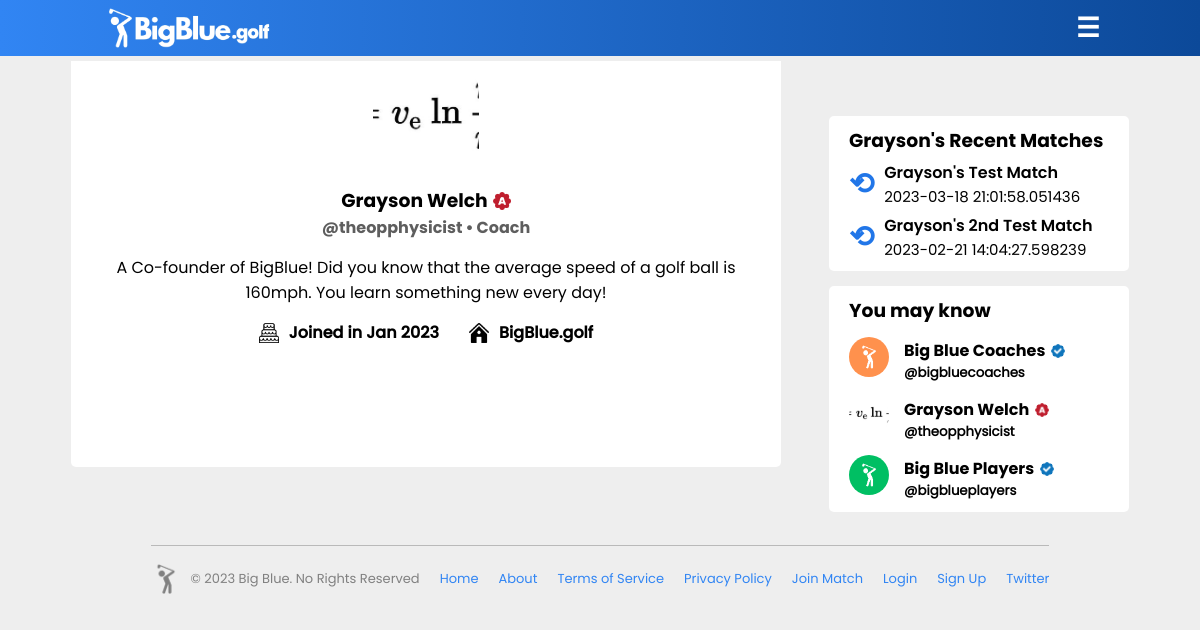
Screenshot of /profile/theopphysicist (signed in) with the database file from the repository.
### setup.py (models this page shows, shortened)
class users(db.Model):
    _id = db.Column("id", db.Integer, primary_key=True)
    name = db.Column(db.String(100))
    username = db.Column(db.String(50))
    password = db.Column(db.String(50))
    email = db.Column(db.String(100))
    rank = db.Column(db.String(10))
    gender = db.Column(db.String(10))
    bio = db.Column(db.String(500))
    team = db.Column(db.String(25))
    verified = db.Column(db.Integer)
    pic = db.Column(db.String)
    banner = db.Column(db.String)
    first_login = db.Column(db.DateTime, default="2022-06-03 03:15:12.433675")
    last_login = db.Column(db.DateTime, default="2022-06-03 03:15:12.433675")
    favored_courses = db.Column(db.String)

class match_archive(db.Model):
    _id = db.Column("id", db.Integer, primary_key=True)
    username = db.Column(db.String(100))
    filename = db.Column(db.String)
    date_added = db.Column()

### main.py (the view)
@app.route("/profile/<user>", methods=['GET', 'POST'])
def get_user_profile(user):
    try:
        found_user = users.query.filter_by(username=user).first()
        date_year = str(found_user.first_login)
        date_year = date_year[0:4]
        date = datetime.strptime(str(found_user.first_login), "%Y-%m-%d %H:%M:%S.%f")
        month_index = date.month
        list_of_months = ["Jan", "Feb", "Mar", "Apr", "May", "Jun", "Jul", "Aug", "Sep", "Oct", "Nov", "Dec"]
        month_name = list_of_months[month_index-1]
    except:
        return redirect(url_for('error', msg="Sorry, that user does not exist."))
    recent_matches = match_archive.query.filter_by(username=user).all()
    recent_matches = [(get_archived_match(thing.filename), thing.date_added) for thing in recent_matches]
    recent_matches = recent_matches[::-1]
    try:
        logged_in_user = users.query.filter_by(username=session['active_user'][0]).first()
        print(logged_in_user.name)
        if logged_in_user.username == user:
            return redirect(url_for('profile'))
        else:
            count = users.query.count()
            random_offset = randint(0, count - 1)
            random_offset2 = randint(0, count - 1)
            random_offset3 = randint(0, count - 1)
            random_user_one = users.query.offset(random_offset).limit(1).first()
            random_user_two = users.query.offset(random_offset2).limit(1).first()
            random_user_three = users.query.offset(random_offset3).limit(1).first()
            while (random_user_one._id == logged_in_user._id):
                random_offset = randint(0, count - 1)
                random_user_one = users.query.offset(random_offset).limit(1).first()
            while (random_user_two._id == random_user_one._id or random_user_two._id == logged_in_user._id):
                random_offset2 = randint(0, count - 1)
                random_user_two = users.query.offset(random_offset2).limit(1).first()
            while (random_user_three._id == random_user_one._id or random_user_three._id == random_user_two._id or random_user_three._id == logged_in_user._id):
                random_offset3 = randint(0, count - 1)
                random_user_three = users.query.offset(random_offset3).limit(1).first()
            random_users_list = [random_user_one, random_user_two, random_user_three]
    except:
        logged_in_user = None
        count = users.query.count()
        random_offset = randint(0, count - 1)
        random_offset2 = randint(0, count - 1)
        random_offset3 = randint(0, count - 1)
        random_user_one = users.query.offset(random_offset).limit(1).first()
        random_user_two = users.query.offset(random_offset2).limit(1).first()
        random_user_three = users.query.offset(random_offset3).limit(1).first()
        while (random_user_two._id == random_user_one._id):
            random_offset2 = randint(0, count - 1)
            random_user_two = users.query.offset(random_offset2).limit(1).first()
        while (random_user_three._id == random_user_one._id or random_user_three._id == random_user_two._id):
            random_offset3 = randint(0, count - 1)
            random_user_three = users.query.offset(random_offset3).limit(1).first()
        random_users_list = [random_user_one, random_user_two, random_user_three]
    return render_template("user_profile_page.html", month = month_name, recent_matches=recent_matches, year=date_year, random_users_list=random_users_list, data1=found_user, data=logged_in_user)

### main.py (called while the page is built)
def get_archived_match(filename):
    with open("static/archived_matches/" + str(filename) + "_ARCHIVE.json", "r") as file:
        file.seek(0)
        data = json.load(file)
        return data

### templates/user_profile_page.html (shortened to what this page needs)
{% if data.rank == 'coach' %}
    {% extends "indexcontentcoachlogin.html" %}
{% elif data.rank == 'player' %}
    {% extends "indexcontentplayerlogin.html" %}
{% else %}
    {% extends "indexcontent.html" %}
{% endif %}
{% block content %}
<link rel="stylesheet" href="{{ url_for('static', filename='styles/profiledashboard.css') }}">
    <div class="main-container-parent">
        <div class="main-container">
            <div class="profile-frame">
                <div class="banner-container">
                </div>
                <div class="profile-picture-container">
                    <img id="profilepicture" src="{{ url_for('static', filename='logo_graphics/user_photos/' + data1.pic) }}" alt="">
                </div>
                <div class="username-and-verification-container">
                    <h3>{{data1.name}}</h3>
                    {% if data1.verified == 1 %}
                        <img src="{{ url_for('static', filename='logo_graphics/normalverify.png') }}" alt="">
                    {% elif data1.verified == 2 %}
                        <img src="{{ url_for('static', filename='logo_graphics/verify.png') }}" alt="">
                    {% endif %}
                </div>
                <div class="username-and-rank-container">
                    <h4>@{{data1.username}}</h4>
                    <h4 id="divider">•</h4>
                    {% if data1.rank == "coach" %}
                        <h4>Coach</h4>
                    {% else %}
                        <h4>Player</h4>
                    {% endif %}
                </div>
                <div class="bio-container">
                    <p>{{data1.bio}}</p>
                </div>
                <div class="join-date-and-school-container">
                    <div class="join-date-container">
                        <img src="{{ url_for('static', filename='logo_graphics/cake.png') }}" alt="">
                        <h4 id="join-date">Joined in {{month }} {{ year }}</h4>
                    </div>
                    <div class="school-name-container">
                        <img id="school-icon"src="{{ url_for('static', filename='logo_graphics/schoolicon.png') }}" alt="">
                        <h4>{{data1.team}}</h4>
                    </div>
                </div>
            </div>
            <div class="suggested-users-and-recent-matches">
                <div class="recent-matches">
                    {% if recent_matches|length != 0 %}
                        <h3>{{(data1.name).split(' ')[0]}}'s Recent Matches</h3>
                            {% for match in recent_matches[:2] %}
                                <a href="/spectator_match_view/{{match[0]['match_info']['id']}}" class="recent-match-container">
                                    <div class="reload-icon">
                                        <h1>⟲</h1>
                                    </div>
                                    <div class="past-match-info">
                                        <h4>{{match[0]["match_info"]["match_name"]}}</h4>
                                        <p color="blue">{{match[1]}}</p>
                                    </div>
                                </a>
                            {% endfor %}
                    {% else %}
                        <h3>{{(data1.name).split(' ')[0]}}'s Recent Matches</h3>
                        <img id="no_recent_matches_graphic" src="{{ url_for('static', filename='logo_graphics/no_recent_matches_graphic.png') }}" alt="">
                        <h5 id="no_matches_yet">no recent matches yet</h5>
                    {% endif %}
                </div>
                <div class="suggested-users">
                    <h3>You may know</h3>
                    {% for i in random_users_list %}
                        <div class="random-user-one">
                            <a href="/profile/{{i.username}}">
                                <div>
                                    <img src="{{ url_for('static', filename='logo_graphics/user_photos/' + i.pic) }}" alt="">
                                </div>
                                <div>
                                    <div class="name-and-verification">
                                        <h4 id="suggested-name">{{i.name}}</h4>
                                        {% if i.verified == 1 %}
                                            <img id="checkmark" src="{{ url_for('static', filename='logo_graphics/normalverify.png') }}" alt="">
                                        {% elif i.verified == 2 %}
                                            <img id="checkmark" src="{{ url_for('static', filename='logo_graphics/verify.png') }}" alt="">
                                        {% endif %}
                                    </div>
                                    <h5 id="suggested-username">@{{i.username}}</h5>
                                </div>
                            </a>
                        </div>
                    {% endfor %}
                </div>
            </div>
        </div>
    </div>
{% endblock %}

### static/styles/profiledashboard.css (style rules this page uses)
* { padding: 0; margin: 0; box-sizing: border-box; font-family: bigBlueBold; }
html, body { height: 100%; background-color: #eeeeee; }
.main-container { display: flex; margin-top: 5%; justify-content: center; }
.suggested-users { width: 300px; max-height: 230px; background-color: white; margin-bottom: 5%; border-radius: 5px; padding: 10px 20px; overflow: ellipsis; }
.recent-matches { width: 300px; background-color: white; margin-bottom: 5%; border-radius: 5px; padding: 10px 20px; overflow: hidden; }
.name-and-verification { display: flex; flex-direction: row; align-items: center; overflow: hidden; }
#checkmark { height: 14px; width: 14px; margin-left: 6px; vertical-align: center; }
#suggested-username { overflow: hidden; font-family: bigBlueRegular; }
.random-user-one a { display: flex; justify-content: left; align-items: center; margin-top: 12px; }
.random-user-one a { text-decoration: none; color: black; }
.random-user-one a div img { height: 40px; width: 40px; border-radius: 100%; margin-right: 15px; object-fit: cover; }
.profile-frame { width: 710px; background-color: white; border-radius: 5px; margin-bottom: 5%; margin-right: 4%; }
.banner-container { width: 710px; }
#profilepicture { height: 120px; width: 120px; object-fit: cover; border: 7px solid white; background-color: white; border-radius: 30px; }
.profile-picture-container { display: flex; justify-content: center; background-color: white; margin-top: -80px; }
.username-and-verification-container h3 { background-color: white; }
.username-and-verification-container img { height: 18px; width: 18px; background-color: white; margin-left: 5px; }
.username-and-verification-container { display: flex; flex-direction: row; justify-content: center; background-color: white; align-items: center; margin-top: 5px; }
.username-and-rank-container { display: flex; flex-direction: row; justify-content: center; background-color: white; align-items: center; }
.username-and-rank-container h4 { background-color: white; color: #5e5e5e; }
#divider { margin-left: 3px; margin-right: 3px; }
.bio-container { text-align: center; background-color: white; width: 100%; max-height: 200px; align-items: center; padding-left: 5%; padding-right: 5%; margin-bottom: 15px; margin-top: 15px; position: relative; }
.bio-container p { background-color: white; font-family: bigBlueRegular; word-wrap: break-word; }
.join-date-and-school-container { display: flex; flex-direction: row; justify-content: center; background-color: white; align-items: center; padding-bottom: 20px; border-radius: 0px 0px 5px 5px; }
.school-name-container { background-color: white; display: flex; flex-direction: row; align-items: center; }
.join-date-container { background-color: white; display: flex; flex-direction: row; align-items: center; }
.join-date-and-school-container .join-date-container img { background-color: white; height: 20px; width: 20px; }
.join-date-and-school-container .join-date-container h4 { background-color: white; font-family: bigBlueMedium; }
.join-date-and-school-container .school-name-container img { background-color: white; height: 20px; width: 20px; }
.join-date-and-school-container .school-name-container h4 { background-color: white; font-family: bigBlueMedium; }
#join-date { margin-left: 10px; margin-right: 15px; }
#school-icon { margin-right: 10px; margin-left: 15px; }
.recent-match-container { margin-top: 5px; display: flex; flex-direction: row; align-items: center; text-decoration: none; }
.reload-icon h1 { color: #2176e8; font-size: 30px; margin-right: 10px; }
.past-match-info { flex-direction: row; }
.past-match-info p { font-size: 15px; font-weight: 200; font-family: bigBlueRegular; color: black; }
.past-match-info h4 { font-family: bigBlueSemibold; color: black; }

### rows the page displays
users: pic (picture), name "Grayson Welch", username "theopphysicist", bio "A Co-founder of BigBlue! Did you know that the average speed of a golf ball is 160mph. You learn something new every day!", team "BigBlue.golf", name "Grayson", verified 2 (drawn)
match_archive: match "Grayson's Test Match", date_added "2023-03-18 21:01:58.051436"
match_archive: match "Grayson's 2nd Test Match", date_added "2023-02-21 14:04:27.598239"
users: pic (picture), name "Big Blue Coaches", verified 1 (drawn), username "bigbluecoaches"
users: pic (picture), name "Big Blue Players", verified 1 (drawn), username "bigblueplayers"

### other values shown
{{ month }} "Jan"
{{ year }} "2023"
